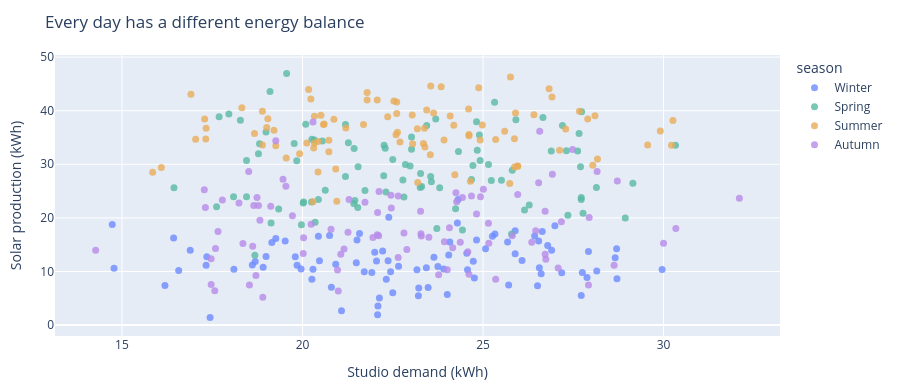

Notebook source saved alongside this figure:
### Markdown cell above
## 04 · Explore an interactive figure
Hover for exact values, drag to zoom, and double-click to reset. Plotly figures remain interactive when reopened in Quanta and in HTML exports.

### Code cell
interactive = px.scatter(
    energy, x="studio_kwh", y="solar_kwh", color="season",
    hover_data={"date": "|%b %d", "balance_kwh": ":.2f"},
    category_orders={"season": ["Winter", "Spring", "Summer", "Autumn"]},
    color_discrete_sequence=["#6d8bff", "#59b9a4", "#e8ad59", "#b78be8"],
    labels={"studio_kwh": "Studio demand (kWh)", "solar_kwh": "Solar production (kWh)"},
    title="Every day has a different energy balance")
interactive.update_layout(height=390, margin=dict(l=55, r=25, t=55, b=45))
interactive.update_traces(marker=dict(size=7, opacity=0.8))
interactive
